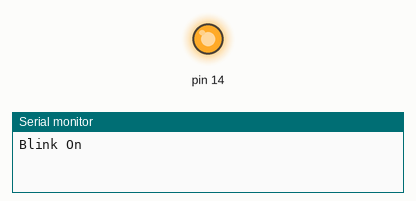
This sketch was run on a simulated Arduino Uno, built with avr-gcc and run on an emulated ATmega328P. Shown: output pins drawn as LEDs (lit = HIGH), the last lines printed to the serial monitor.

Above: at 1.0 s.
At 3.0 s:
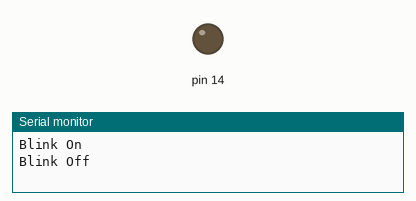
Timing chart, 0 to 5.2 s (numbered marks = the images above):
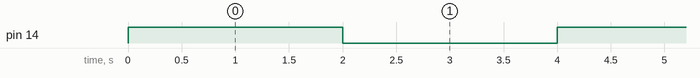

The sketch:

sketch_mar27a.ino
```cpp
void setup() {
  // put your setup code here, to run once:
  Serial.begin(115200);
    pinMode(14, OUTPUT);

}

void loop() {
  // put your main code here, to run repeatedly:
  digitalWrite(14, HIGH);
  Serial.println("Blink On");
  delay(2000);
  digitalWrite(14 , LOW);
  Serial.println("Blink Off");
  delay(2000);
}
```

Measured:
- by itself, pin 14: alternates HIGH for 2.0 s and LOW for 2.0 s
